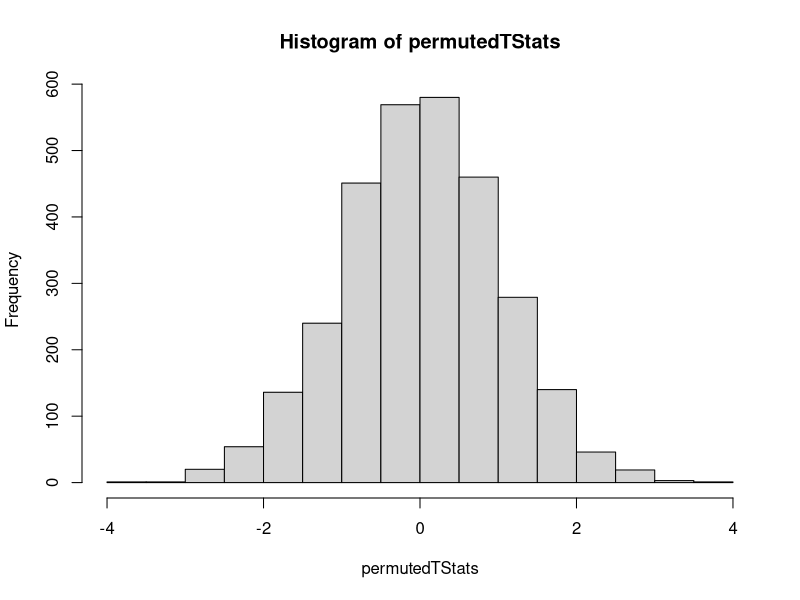

The R script that drew this image: (Note: this script raises an error after producing the figure.)
z.test <- function(x, mu=0, s = sd(x), conf.level = .95) {
  
  z.score <- (mean(x)-mu)/s
  onetail <- round(pnorm(abs(z.score), lower.tail = FALSE),3)
  twosided <- 2*onetail
  z.score <- round(z.score, 3)
  zstar <- conf.level +(1-conf.level)/2
  lowconf <- mean(x)-(zstar*(s/sqrt(length(x))))
  highconf <- mean(x)+(zstar*(s/sqrt(length(x))))
  #If packaged, could use conf.level <- conf_level(x,CI,s)
  
  cat("z=  ", z.score, 
      "\np-value one-tailed: ",onetail,
      "\np-value two-tailed: ", twosided,
      "\nestimated mean: ", round(mean(x),3),
      "\nconfidence interval (", conf.level, "): ", lowconf, ",", highconf, 
      "\n"
      #confidence interval: conf.level[1], conf.level[2]
      )
}

one_prop_test <- function(x, n, p = .5, alternative = "two.sided", conf.level = .95) {
  
  phat <- x / n
  sd <- sqrt((p * (1 - p)) / n)
  z.score = (phat - p) / sd
  zstar <- round(abs(qnorm((1 - (conf.level))/2)),3)
  
  
  if ( alternative == "two.sided" ) {
    pval <- 2 * signif(pnorm(abs(z.score), lower.tail = FALSE), 3)
    test <- "not equal to "
    lowconf  <- round((phat - zstar * sqrt((phat * (1 - phat)) / n)), 3)
    highconf <- round((phat + zstar * sqrt((phat * (1 - phat)) / n)), 3)
  } else if ( alternative == "less") {
    pval <- signif(pnorm(z.score), 3)
    test <- "less than "
    lowconf  <- "-INF"
    highconf <- round((phat + zstar * sqrt((phat * (1 - phat)) / n)), 3)
  } else if ( alternative == "greater") {
    pval <- signif(pnorm(z.score, lower.tail = FALSE), 3)
    test <- "greater than "
    lowconf  <- round((phat - zstar * sqrt((phat * (1 - phat)) / n)), 3)
    highconf <- "INF"
  }
  
  if (n * p <10 || n * (1 - p) < 10) {
    cat("\n\n    Check for normality of p\U0302:    \n",
        "\nHypothesis Test:",
        "\nnp = ", n * p,
        "\nn(1-p) = ", n * (1 - p),
        "\nConfidence Interval: ",
        "\nnp\U0302 = ", n * p,
        "\nn(1-p\U0302) = ", n * (1 - p),
        "\nTesting requirements are not met.")
  } else {
    cat("\n\n    Check for normality of p\U0302:    \n",
        "\nHypothesis Test:",
        "\nnp = ", n * p,
        "\nn(1-p) = ", n * (1 - p),
        "\nConfidence Interval: ",
        "\nnp\U0302 = ", n * p,
        "\nn(1-p\U0302) = ", n * (1 - p))
  }
  
  cat( 
    "\n\n    One Proportion z-Test    \n",
    "\nz = ", round(z.score,4),", p-value = ", pval,
    "\nAlternative hypothesis: True population proportion is ", test, p, 
    "\n", (100 *conf.level), " percent confidence interval: ",
    "\n  ",lowconf, ", ", highconf,
    "\nSample Estimates: ",
    "\np\U0302 = ", signif(phat, 3),
    "\n", sep = ""
  )
}

normality_prop <- function(n, p) {
  #Check for normality of a one proportion dataset
  #if else determines whether to attach warning that requirements are not met
  if (n * p <10 || n * (1 - p) < 10) {
    cat("Check for normality of p\U0302:",
        "\nHypothesis Test:",
        "\nnp = ", n * p,
        "\nn(1-p) = ", n * (1 - p),
        "\nConfidence Interval: ",
        "\nnp\U0302 = ", n * p,
        "\nn(1-p\U0302) = ", n * (1 - p),
        "\nTesting requirements are not met.")
  } else {
    cat("Check for normality of p\U0302:",
        "\nHypothesis Test:",
        "\nnp = ", n * p,
        "\nn(1-p) = ", n * (1 - p),
        "\nConfidence Interval: ",
        "\nnp\U0302 = ", n * p,
        "\nn(1-p\U0302) = ", n * (1 - p))
  }
  
}

one_prop_CI <- function(x, n, conf.level = .95) {
  #Find Confidence interval with a given level of confidence for one proportion
  #find point estimate of p
  phat <- x / n 
  #calculate critical value (z*) using inverse CDF for normal distribution
  zstar <- round(abs(qnorm((1 - (conf.level))/2)),3) 
  #Generate low interval
  lowconf  <- round((phat - (zstar * sqrt((phat * (1 - phat)) / n))), 3)
  #generate high interval
  highconf <- round((phat + (zstar * sqrt((phat * (1 - phat)) / n))), 3)

  #print results
  cat( 
    "\nConfidence Interval (", conf.level, "): ", lowconf, ", ", highconf, 
    "\nCritical value (z*): ", zstar,
    "\n",sep = "" #removes default space between items in cat()
  )
}

sample_size <- function(m, conf.level = .95, pstar = NULL, zstar = NULL) {
  #Calculate the sample size needed for a given margin of error
  #Calculate a z* for the given Confidence level, or use a given z*
  if (is.null(zstar)) {
    zstar <- round(abs(qnorm((1 - (conf.level))/2)),3)
  }
  #Determine if earlier estimate (p*) is available
  if (is.null(pstar)) {
    #If no p* is available, use simplified sample size function and give warning
    s_size <- (zstar / m)^2 
    warning <- "Sample Size may be inaccurate if p < .3 or p > .7"
  } else { # If p* is available,
    #use standard sample size function and give no warning
    s_size <- (zstar / m)^2 * (pstar * (1 - pstar))
    warning <- ""
  } 
  #Print results
  cat(
    "\nSample Size for desired Margin of error", m,
    "\nn =", ceiling(s_size),
    "\n ", warning
  )
}

# Two Prop: x1, x2, n1, n1, P(maybe) alternative, confidence level.

two.prop.test <- function(x1, x2, n1, n2, alternative = "two.sided", conf.level = .95) {
  
  phat <- x / n
  sd <- sqrt((p * (1 - p)) / n)
  z.score = (phat - p) / sd
  zstar <- round(abs(qnorm((1 - (conf.level))/2)),3)
  lowconf  <- round((phat - zstar * sqrt((phat * (1 - phat)) / n)), 3)
  highconf <- round((phat + zstar * sqrt((phat * (1 - phat)) / n)), 3)
  
  if ( alternative == "two.sided" ) {
    pval <- 2 * round(pnorm(abs(z.score), lower.tail = FALSE), 4)
    test <- "not equal to "
  } else if ( alternative == "less") {
    pval <- round(pnorm(z.score), 4)
    test <- "less than "
  } else if ( alternative == "greater") {
    pval <- round(pnorm(z.score, lower.tail = FALSE), 4)
    test <- "greater than "
  }
  
  cat( 
    "    One Proportion Test    \n",
    "\nz:       ", round(z.score,4),
    "\np-value: ", pval,
    "\np-hat:   ", round(phat, 4),
    "\nAlternative hypothesis: True population mean is ", test, p, 
    "\nconfidence interval (", conf.level, "): ", lowconf, ", ", highconf, 
    "\n", sep = ""
  )
}



one_prop_test <- function(x, n, p = .5, alternative = "two.sided", conf.level = .95) {
  
  phat <- x / n
  sd <- sqrt((p * (1 - p)) / n)
  z.score = (phat - p) / sd
  zstar <- round(abs(qnorm((1 - (conf.level))/2)),3)
  lowconf  <- round((phat - zstar * sqrt((phat * (1 - phat)) / n)), 3)
  highconf <- round((phat + zstar * sqrt((phat * (1 - phat)) / n)), 3)
  
  if ( alternative == "two.sided" ) {
    pval <- 2 * signif(pnorm(abs(z.score), lower.tail = FALSE), 3)
    test <- "not equal to "
  } else if ( alternative == "less") {
    pval <- signif(pnorm(z.score), 3)
    test <- "less than "
  } else if ( alternative == "greater") {
    pval <- signif(pnorm(z.score, lower.tail = FALSE), 3)
    test <- "greater than "
  }
  
  cat( 
    "    One Proportion z-Test    \n",
    "\nz = ", round(z.score,4),", p-value = ", pval,
    "\nAlternative hypothesis: True population proportion is ", test, p, 
    "\n", (100 *conf.level), " percent confidence interval: ",
    "\n  ",lowconf, ", ", highconf,
    "\nSample Estimates: ",
    "\np-hat = ", signif(phat, 3),
    "\n", sep = ""
  )
}








g1 <- rnorm(40,69,2.5)
g2 <- rnorm(40,69,2.5)
Dat <- data.frame(values = c(g1,g2), group = rep(c(1,2), each = 40))
sTest <- t.test(values~group, data = Dat)
obsTStat <- sTest$statistic


N <- 3000
permutedTStats <- rep(NA, N)
for(i in 1:N)
{
  permutedData <- sample(Dat$values)
  permutedTest <- t.test(permutedData ~ Dat$group)
  permutedTStats[i] <- permutedTest$statistic
}

hist(permutedTStats)
abline(obsTStat)
sum(permutedTStats >= obsTStat) / N
sum(permutedTStats >= obsTStat) / N

roll <- function(n, sides = 6) {
  # generates n random integers between 1 and sides inclusive 
  # X in [1,sides]
  if(sides < 1 || sides %% 1 != 0) {
    stop("Cannot roll a die with non-integer or zero sides!")
  }
  trunc(runif(n,1,sides+1),0)
}

